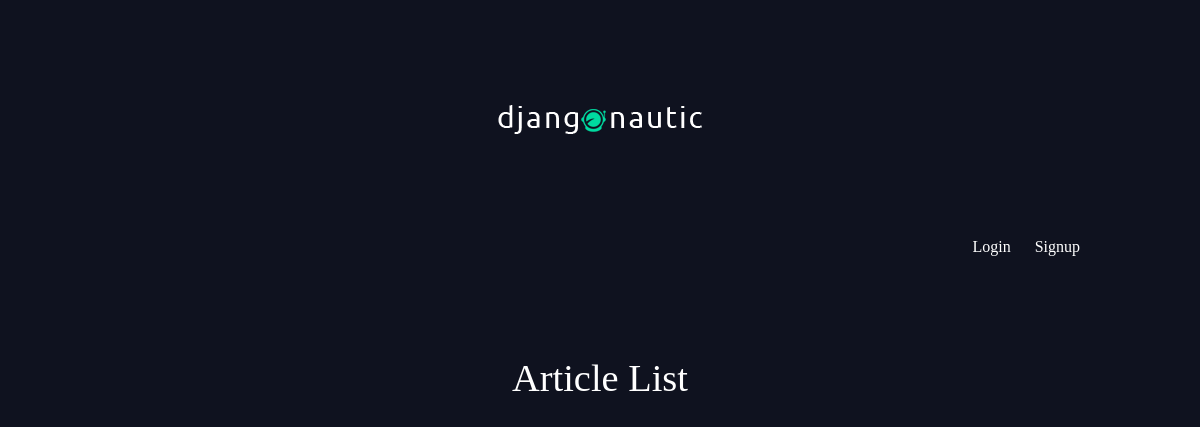
/articles/, run on an earlier commit of the app's database.
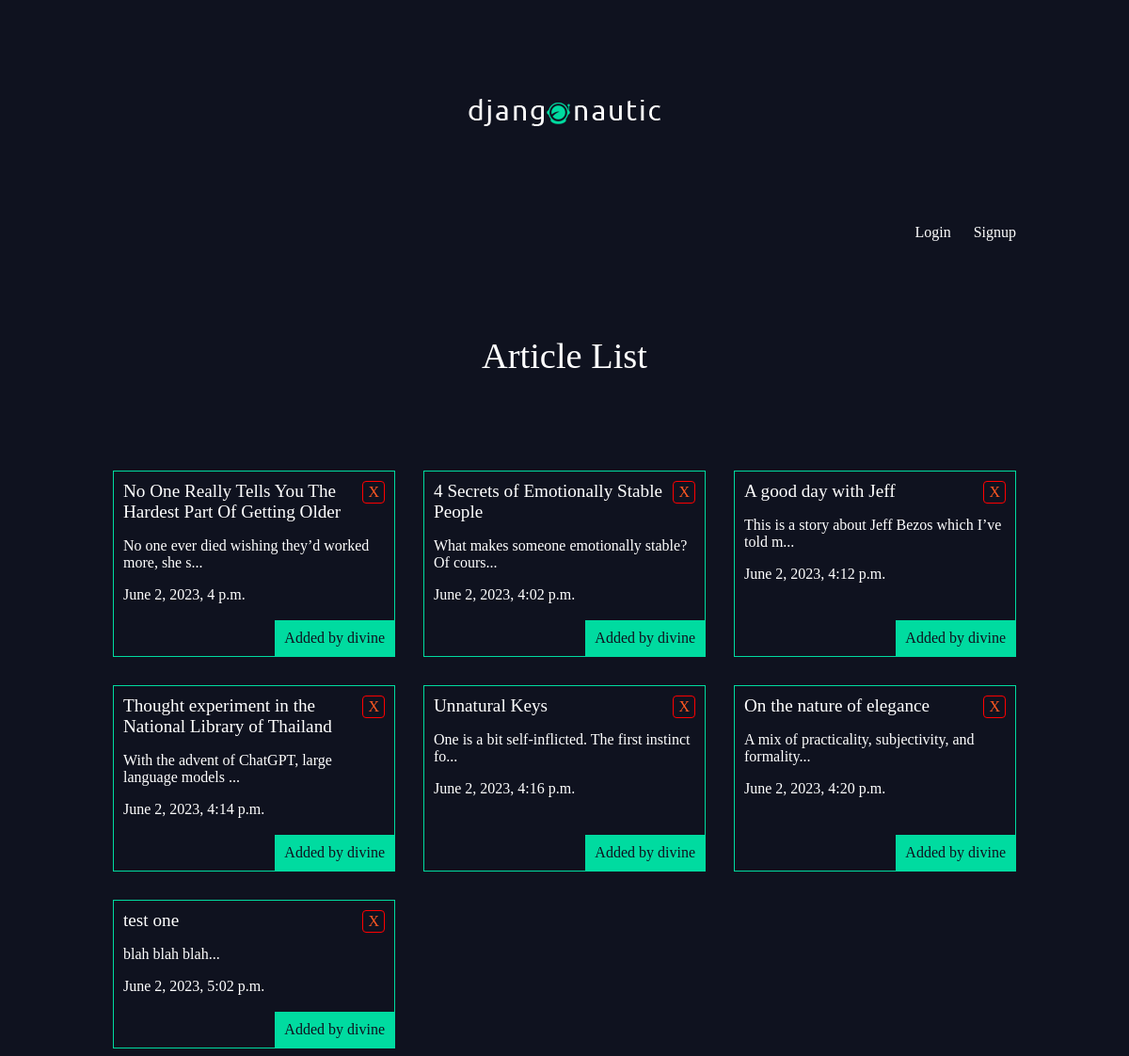
And on a later commit of the database.
### articles/models.py (models this page shows, shortened)
class Article(models.Model):
    title = models.CharField(max_length=100)
    slug = models.SlugField(max_length=200)
    body = models.TextField()
    date = models.DateTimeField(auto_now_add=True)
    thumbnail = models.ImageField(default="default.jpeg", blank=True)
    author = models.ForeignKey(User, default=None, on_delete=models.CASCADE)
    def snippet(self):
        return self.body[:50] + "..."

### articles/views.py (the view)
# urls.py: path("", views.article_list, name="list"),
def article_list(request):
    articles = Article.objects.all().order_by("date")
    return render(request, "articles/article_list.html", {"articles": articles})

### articles/templates/articles/article_list.html
{% extends 'base_layout.html' %}
{% block content %}
<h1>Article List</h1>
<div class="articles">
    {% for article in articles %}
        <div class="article">
            <a href="{% url 'articles:delete' article.id %}" class="delete-btn">X</a>
            <h2><a href="{% url 'articles:article_detail' slug=article.slug %}">{{article.title}}</a></h2>
            <p>{{article.snippet}}</p>
            <p>{{article.date}}</p>
            <p class="author">Added by {{ article.author.username }}</p>
        </div>
    {% endfor %}
</div>
{% endblock %}

### templates/base_layout.html (shortened to what this page needs)
{%load static from static%}
<html lang="en">
  <head>
    <link rel="stylesheet" href="{% static 'styles.css' %}" />
  </head>
  <body>
    <div class="wrapper">
      <h1>
        <a href="{% url 'home' %}">
          <img src="{% static 'logo.png' %}" alt="" />
        </a>
      </h1>
      <nav>
        <ul>
          {% if user.is_authenticated %}
          <li>
            <form
              class="logout-link"
              action="{% url 'accounts:logout' %}"
              method="post"
            >
              {% csrf_token %}
              <button type="submit">Logout</button>
            </form>
          </li>
          <li>
            <a href="{% url 'articles:create' %}" class="highlight"
              >New Article</a
            >
          </li>
          {% else %}
          <li><a href="{% url 'accounts:login' %}">Login</a></li>
          <li><a href="{% url 'accounts:signup' %}">Signup</a></li>
          {% endif %}
        </ul>
      </nav>
      {% block content %} {% endblock %}
    </div>
  </body>
</html>

### assets/styles.css (style rules this page uses)
body { background-color: #0f121f; background-image: url(/static/stars.png); background-repeat-y: no-repeat; color: #fff; }
body * { font-family: Ubuntu; }
h1, h2, h3, h4, h5 { font-weight: normal; margin: 0; }
a, a:hover, a:visited { color: #fff; text-decoration: none; }
.wrapper { max-width: 960px; margin: 0 auto; }
div.wrapper > h1 { text-align: center; margin: 100px auto; font-size: 2.4em }
nav { justify-self: end; }
nav li { display: inline-block; list-style-type: none; margin-left: 20px; }
.articles { display: grid; grid-template-columns: 1fr 1fr 1fr; grid-gap: 30px; }
.article { padding: 10px; border: 1px solid #00dba0; position: relative; padding-bottom: 40px; }
.article h2 { font-size: 1.2em; }
.article .author { padding: 10px; background: #00dba0; position: absolute; right: 0; bottom: 0; margin: 0; color: #0f121f; }
.delete-btn { border: 1px solid red; border-radius: 4px; padding: 2px 5px; float: right; color: #FF5722 !important; }

What changed in the data, as far as the page shows it:
added Article: title "No One Really Tells You The Hardest Part Of Getting Older", snippet "No one ever died wishing they’d worked more, she s...", date "June 2, 2023, 4 p.m.", author.username "divine"
added Article: title "4 Secrets of Emotionally Stable People", snippet "What makes someone emotionally stable? Of cours...", date "June 2, 2023, 4:02 p.m.", author.username "divine"
added Article: title "A good day with Jeff", snippet "This is a story about Jeff Bezos which I’ve told m...", date "June 2, 2023, 4:12 p.m.", author.username "divine"
added Article: title "Thought experiment in the National Library of Thailand", snippet "With the advent of ChatGPT, large language models ...", date "June 2, 2023, 4:14 p.m.", author.username "divine"
added Article: title "Unnatural Keys", snippet "One is a bit self-inflicted. The first instinct fo...", date "June 2, 2023, 4:16 p.m.", author.username "divine"
added Article: title "On the nature of elegance", snippet "A mix of practicality, subjectivity, and formality...", date "June 2, 2023, 4:20 p.m.", author.username "divine"
added Article: title "test one", snippet "blah blah blah...", date "June 2, 2023, 5:02 p.m.", author.username "divine"
